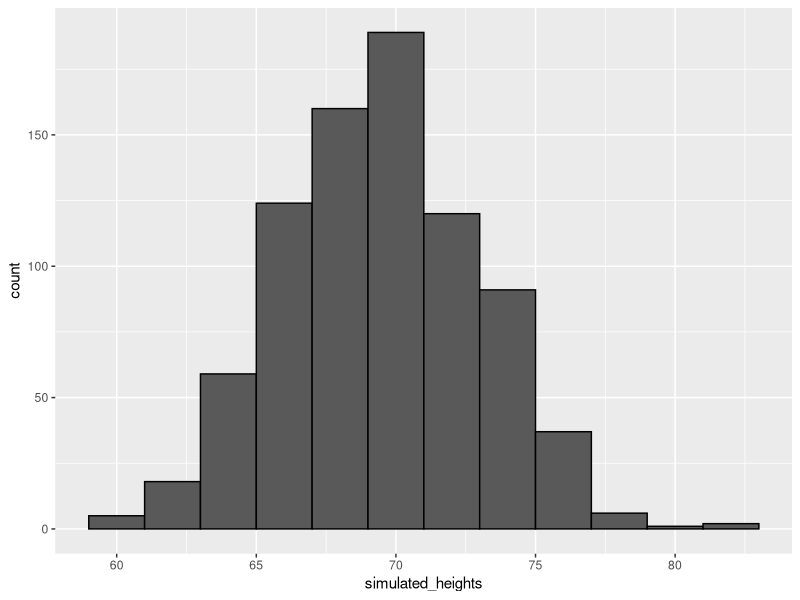

Here is the R script that generated this plot:
library(tidyverse)
library(dslabs)
data(heights)
x <- heights %>% filter(sex=="Male") %>% pull(height)

# generate simulated height data using normal distribution - both datasets should have n observations
n <- length(x)
avg <- mean(x)
s <- sd(x)
simulated_heights <- rnorm(n, avg, s)

# plot distribution of simulated_heights
data.frame(simulated_heights = simulated_heights) %>%
  ggplot(aes(simulated_heights)) +
  geom_histogram(color="black", binwidth = 2)
B <- 10000
tallest <- replicate(B, {
  simulated_data <- rnorm(800, avg, s)    # generate 800 normally distributed random heights
  max(simulated_data)    # determine the tallest height
})
mean(tallest >= 7*12)    # proportion of times that tallest person exceeded 7 feet (84 inches)
